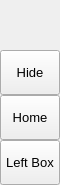
        <widget class="QFrame" name="leftMenuBg">
         <property name="minimumSize">
          <size>
           <width>60</width>
           <height>0</height>
          </size>
         </property>
         <property name="maximumSize">
          <size>
           <width>60</width>
           <height>16777215</height>
          </size>
         </property>
         <property name="frameShape">
          <enum>QFrame::NoFrame</enum>
         </property>
         <property name="frameShadow">
          <enum>QFrame::Raised</enum>
         </property>
         <layout class="QVBoxLayout" name="verticalLayout_3">
          <property name="spacing">
           <number>0</number>
          </property>
          <property name="leftMargin">
           <number>0</number>
          </property>
          <property name="topMargin">
           <number>0</number>
          </property>
          <property name="rightMargin">
           <number>0</number>
          </property>
          <property name="bottomMargin">
           <number>0</number>
          </property>
          <item>
           <widget class="QFrame" name="topLogoInfo">
            <property name="minimumSize">
             <size>
              <width>0</width>
              <height>50</height>
             </size>
            </property>
            <property name="maximumSize">
             <size>
              <width>16777215</width>
              <height>50</height>
             </size>
            </property>
            <property name="frameShape">
             <enum>QFrame::NoFrame</enum>
            </property>
            <property name="frameShadow">
             <enum>QFrame::Raised</enum>
            </property>
            <widget class="QFrame" name="topLogo">
             <property name="geometry">
              <rect>
               <x>10</x>
               <y>5</y>
               <width>42</width>
               <height>42</height>
              </rect>
             </property>
             <property name="minimumSize">
              <size>
               <width>42</width>
               <height>42</height>
              </size>
             </property>
             <property name="maximumSize">
              <size>
               <width>42</width>
               <height>42</height>
              </size>
             </property>
             <property name="frameShape">
              <enum>QFrame::NoFrame</enum>
             </property>
             <property name="frameShadow">
              <enum>QFrame::Raised</enum>
             </property>
            </widget>
            <widget class="QLabel" name="titleLeftApp">
             <property name="geometry">
              <rect>
               <x>70</x>
               <y>8</y>
               <width>160</width>
               <height>20</height>
              </rect>
             </property>
             <property name="font">
              <font>
               <family>Segoe UI Semibold</family>
               <pointsize>12</pointsize>
               <italic>false</italic>
               <bold>false</bold>
              </font>
             </property>
             <property name="text">
              <string>PyDracula</string>
             </property>
             <property name="alignment">
              <set>Qt::AlignLeading|Qt::AlignLeft|Qt::AlignTop</set>
             </property>
            </widget>
            <widget class="QLabel" name="titleLeftDescription">
             <property name="geometry">
              <rect>
               <x>70</x>
               <y>27</y>
               <width>160</width>
               <height>16</height>
              </rect>
             </property>
             <property name="maximumSize">
              <size>
               <width>16777215</width>
               <height>16</height>
              </size>
             </property>
             <property name="font">
              <font>
               <family>Segoe UI</family>
               <pointsize>8</pointsize>
               <italic>false</italic>
               <bold>false</bold>
              </font>
             </property>
             <property name="text">
              <string>Modern GUI / Flat Style</string>
             </property>
             <property name="alignment">
              <set>Qt::AlignLeading|Qt::AlignLeft|Qt::AlignTop</set>
             </property>
            </widget>
           </widget>
          </item>
          <item>
           <widget class="QFrame" name="leftMenuFrame">
            <property name="frameShape">
             <enum>QFrame::NoFrame</enum>
            </property>
            <property name="frameShadow">
             <enum>QFrame::Raised</enum>
            </property>
            <layout class="QVBoxLayout" name="verticalMenuLayout">
             <property name="spacing">
              <number>0</number>
             </property>
             <property name="leftMargin">
              <number>0</number>
             </property>
             <property name="topMargin">
              <number>0</number>
             </property>
             <property name="rightMargin">
              <number>0</number>
             </property>
             <property name="bottomMargin">
              <number>0</number>
             </property>
             <item>
              <widget class="QFrame" name="toggleBox">
               <property name="maximumSize">
                <size>
                 <width>16777215</width>
                 <height>45</height>
                </size>
               </property>
               <property name="frameShape">
                <enum>QFrame::NoFrame</enum>
               </property>
               <property name="frameShadow">
                <enum>QFrame::Raised</enum>
               </property>
               <layout class="QVBoxLayout" name="verticalLayout_4">
                <property name="spacing">
                 <number>0</number>
                </property>
                <property name="leftMargin">
                 <number>0</number>
                </property>
                <property name="topMargin">
                 <number>0</number>
                </property>
                <property name="rightMargin">
                 <number>0</number>
                </property>
                <property name="bottomMargin">
                 <number>0</number>
                </property>
                <item>
                 <widget class="QPushButton" name="toggleButton">
                  <property name="sizePolicy">
                   <sizepolicy hsizetype="Expanding" vsizetype="Fixed">
                    <horstretch>0</horstretch>
                    <verstretch>0</verstretch>
                   </sizepolicy>
                  </property>
                  <property name="minimumSize">
                   <size>
                    <width>0</width>
                    <height>45</height>
                   </size>
                  </property>
                  <property name="font">
                   <font>
                    <family>Segoe UI</family>
                    <pointsize>10</pointsize>
                    <italic>false</italic>
                    <bold>false</bold>
                   </font>
                  </property>
                  <property name="cursor">
                   <cursorShape>PointingHandCursor</cursorShape>
                  </property>
                  <property name="layoutDirection">
                   <enum>Qt::LeftToRight</enum>
                  </property>
                  <property name="styleSheet">
                   <string notr="true">background-image: url(:/icons/images/icons/icon_menu.png);</string>
                  </property>
                  <property name="text">
                   <string>Hide</string>
                  </property>
                 </widget>
                </item>
               </layout>
              </widget>
             </item>
             <item alignment="Qt::AlignTop">
              <widget class="QFrame" name="topMenu">
               <property name="frameShape">
                <enum>QFrame::NoFrame</enum>
               </property>
               <property name="frameShadow">
                <enum>QFrame::Raised</enum>
               </property>
               <layout class="QVBoxLayout" name="verticalLayout_8">
                <property name="spacing">
                 <number>0</number>
                </property>
                <property name="leftMargin">
                 <number>0</number>
                </property>
                <property name="topMargin">
                 <number>0</number>
                </property>
                <property name="rightMargin">
                 <number>0</number>
                </property>
                <property name="bottomMargin">
                 <number>0</number>
                </property>
                <item>
                 <widget class="QPushButton" name="btn_home">
                  <property name="sizePolicy">
                   <sizepolicy hsizetype="Expanding" vsizetype="Fixed">
                    <horstretch>0</horstretch>
                    <verstretch>0</verstretch>
                   </sizepolicy>
                  </property>
                  <property name="minimumSize">
                   <size>
                    <width>0</width>
                    <height>45</height>
                   </size>
                  </property>
                  <property name="font">
                   <font>
                    <family>Segoe UI</family>
                    <pointsize>10</pointsize>
                    <italic>false</italic>
                    <bold>false</bold>
                   </font>
                  </property>
                  <property name="cursor">
                   <cursorShape>PointingHandCursor</cursorShape>
                  </property>
                  <property name="layoutDirection">
                   <enum>Qt::LeftToRight</enum>
                  </property>
                  <property name="styleSheet">
                   <string notr="true">background-image: url(:/icons/images/icons/cil-home.png);</string>
                  </property>
                  <property name="text">
                   <string>Home</string>
                  </property>
                 </widget>
                </item>
               </layout>
              </widget>
             </item>
             <item alignment="Qt::AlignBottom">
              <widget class="QFrame" name="bottomMenu">
               <property name="frameShape">
                <enum>QFrame::NoFrame</enum>
               </property>
               <property name="frameShadow">
                <enum>QFrame::Raised</enum>
               </property>
               <layout class="QVBoxLayout" name="verticalLayout_9">
                <property name="spacing">
                 <number>0</number>
                </property>
                <property name="leftMargin">
                 <number>0</number>
                </property>
                <property name="topMargin">
                 <number>0</number>
                </property>
                <property name="rightMargin">
                 <number>0</number>
                </property>
                <property name="bottomMargin">
                 <number>0</number>
                </property>
                <item>
                 <widget class="QPushButton" name="toggleLeftBox">
                  <property name="sizePolicy">
                   <sizepolicy hsizetype="Expanding" vsizetype="Fixed">
                    <horstretch>0</horstretch>
                    <verstretch>0</verstretch>
                   </sizepolicy>
                  </property>
                  <property name="minimumSize">
                   <size>
                    <width>0</width>
                    <height>45</height>
                   </size>
                  </property>
                  <property name="font">
                   <font>
                    <family>Segoe UI</family>
                    <pointsize>10</pointsize>
                    <italic>false</italic>
                    <bold>false</bold>
                   </font>
                  </property>
                  <property name="cursor">
                   <cursorShape>PointingHandCursor</cursorShape>
                  </property>
                  <property name="layoutDirection">
                   <enum>Qt::LeftToRight</enum>
                  </property>
                  <property name="styleSheet">
                   <string notr="true">background-image: url(:/icons/images/icons/icon_settings.png);</string>
                  </property>
                  <property name="text">
                   <string>Left Box</string>
                  </property>
                 </widget>
                </item>
               </layout>
              </widget>
             </item>
            </layout>
           </widget>
          </item>
         </layout>
        </widget>
